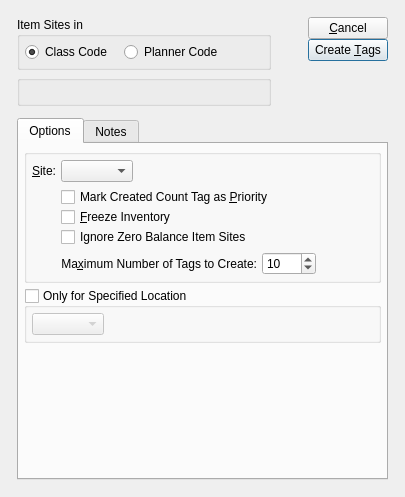
<?xml version="1.0" encoding="UTF-8"?>
<ui version="4.0">
 <comment>This file is part of the xTuple ERP: PostBooks Edition, a free and
open source Enterprise Resource Planning software suite,
Copyright (c) 1999-2018 by OpenMFG LLC, d/b/a xTuple.
It is licensed to you under the Common Public Attribution License
version 1.0, the full text of which (including xTuple-specific Exhibits)
is available at www.xtuple.com/CPAL.  By using this software, you agree
to be bound by its terms.</comment>
 <class>createCycleCountTags</class>
 <widget class="QDialog" name="createCycleCountTags">
  <property name="geometry">
   <rect>
    <x>0</x>
    <y>0</y>
    <width>405</width>
    <height>497</height>
   </rect>
  </property>
  <property name="windowTitle">
   <string>Create Cycle Count Tags</string>
  </property>
  <layout class="QGridLayout" name="gridLayout_7">
   <item row="0" column="0">
    <layout class="QGridLayout" name="gridLayout_6">
     <property name="margin">
      <number>12</number>
     </property>
     <property name="spacing">
      <number>12</number>
     </property>
     <item row="0" column="0">
      <layout class="QHBoxLayout" name="horizontalLayout_2">
       <item>
        <layout class="QVBoxLayout" name="verticalLayout_3">
         <item>
          <widget class="QGroupBox" name="_type">
           <property name="title">
            <string>Item Sites in</string>
           </property>
           <layout class="QGridLayout" name="gridLayout_2">
            <item row="0" column="0">
             <layout class="QHBoxLayout" name="horizontalLayout">
              <property name="spacing">
               <number>12</number>
              </property>
              <item>
               <widget class="QRadioButton" name="_classcode">
                <property name="text">
                 <string>Class Code</string>
                </property>
                <property name="checked">
                 <bool>true</bool>
                </property>
               </widget>
              </item>
              <item>
               <widget class="QRadioButton" name="_plancode">
                <property name="text">
                 <string>Planner Code</string>
                </property>
               </widget>
              </item>
              <item>
               <spacer name="horizontalSpacer_3">
                <property name="orientation">
                 <enum>Qt::Horizontal</enum>
                </property>
                <property name="sizeHint" stdset="0">
                 <size>
                  <width>40</width>
                  <height>20</height>
                 </size>
                </property>
               </spacer>
              </item>
             </layout>
            </item>
           </layout>
          </widget>
         </item>
         <item>
          <widget class="ParameterGroup" name="_parameter">
           <property name="title">
            <string/>
           </property>
           <property name="fixedSize">
            <bool>false</bool>
           </property>
          </widget>
         </item>
        </layout>
       </item>
       <item>
        <spacer name="horizontalSpacer_2">
         <property name="orientation">
          <enum>Qt::Horizontal</enum>
         </property>
         <property name="sizeHint" stdset="0">
          <size>
           <width>0</width>
           <height>20</height>
          </size>
         </property>
        </spacer>
       </item>
       <item>
        <layout class="QVBoxLayout">
         <property name="spacing">
          <number>0</number>
         </property>
         <property name="margin">
          <number>0</number>
         </property>
         <item>
          <widget class="QPushButton" name="_close">
           <property name="text">
            <string>&amp;Cancel</string>
           </property>
          </widget>
         </item>
         <item>
          <widget class="QPushButton" name="_create">
           <property name="enabled">
            <bool>true</bool>
           </property>
           <property name="text">
            <string>Create &amp;Tags</string>
           </property>
           <property name="autoDefault">
            <bool>true</bool>
           </property>
           <property name="default">
            <bool>true</bool>
           </property>
          </widget>
         </item>
         <item>
          <spacer>
           <property name="orientation">
            <enum>Qt::Vertical</enum>
           </property>
           <property name="sizeType">
            <enum>QSizePolicy::Expanding</enum>
           </property>
           <property name="sizeHint" stdset="0">
            <size>
             <width>20</width>
             <height>0</height>
            </size>
           </property>
          </spacer>
         </item>
        </layout>
       </item>
      </layout>
     </item>
     <item row="1" column="0">
      <widget class="QTabWidget" name="_tab">
       <property name="sizePolicy">
        <sizepolicy hsizetype="Expanding" vsizetype="Expanding">
         <horstretch>0</horstretch>
         <verstretch>1</verstretch>
        </sizepolicy>
       </property>
       <property name="currentIndex">
        <number>0</number>
       </property>
       <widget class="QWidget" name="_optionsTab">
        <attribute name="title">
         <string>Options</string>
        </attribute>
        <layout class="QGridLayout" name="gridLayout">
         <item row="0" column="0">
          <layout class="QVBoxLayout" name="verticalLayout_2">
           <item>
            <layout class="QVBoxLayout" name="verticalLayout">
             <item>
              <widget class="QGroupBox" name="_siteGroup">
               <property name="title">
                <string/>
               </property>
               <layout class="QGridLayout" name="gridLayout_4">
                <item row="0" column="0">
                 <widget class="QLabel" name="_warehouseLit">
                  <property name="text">
                   <string>&amp;Site:</string>
                  </property>
                  <property name="alignment">
                   <set>Qt::AlignRight|Qt::AlignTrailing|Qt::AlignVCenter</set>
                  </property>
                  <property name="buddy">
                   <cstring>_warehouse</cstring>
                  </property>
                 </widget>
                </item>
                <item row="0" column="1">
                 <layout class="QHBoxLayout" name="horizontalLayout_4">
                  <item>
                   <widget class="WComboBox" name="_warehouse"/>
                  </item>
                  <item>
                   <spacer name="horizontalSpacer">
                    <property name="orientation">
                     <enum>Qt::Horizontal</enum>
                    </property>
                    <property name="sizeHint" stdset="0">
                     <size>
                      <width>40</width>
                      <height>20</height>
                     </size>
                    </property>
                   </spacer>
                  </item>
                 </layout>
                </item>
                <item row="1" column="1">
                 <layout class="QVBoxLayout">
                  <property name="spacing">
                   <number>5</number>
                  </property>
                  <property name="margin">
                   <number>0</number>
                  </property>
                  <item>
                   <layout class="QVBoxLayout">
                    <property name="spacing">
                     <number>0</number>
                    </property>
                    <property name="margin">
                     <number>0</number>
                    </property>
                    <item>
                     <layout class="QHBoxLayout">
                      <property name="spacing">
                       <number>0</number>
                      </property>
                      <property name="margin">
                       <number>0</number>
                      </property>
                      <item>
                       <widget class="XCheckBox" name="_priority">
                        <property name="text">
                         <string>Mark Created Count Tag as &amp;Priority</string>
                        </property>
                       </widget>
                      </item>
                      <item>
                       <spacer>
                        <property name="orientation">
                         <enum>Qt::Horizontal</enum>
                        </property>
                        <property name="sizeType">
                         <enum>QSizePolicy::Expanding</enum>
                        </property>
                        <property name="sizeHint" stdset="0">
                         <size>
                          <width>20</width>
                          <height>20</height>
                         </size>
                        </property>
                       </spacer>
                      </item>
                     </layout>
                    </item>
                    <item>
                     <layout class="QHBoxLayout">
                      <property name="spacing">
                       <number>0</number>
                      </property>
                      <property name="margin">
                       <number>0</number>
                      </property>
                      <item>
                       <widget class="XCheckBox" name="_freeze">
                        <property name="text">
                         <string>&amp;Freeze Inventory</string>
                        </property>
                       </widget>
                      </item>
                      <item>
                       <spacer>
                        <property name="orientation">
                         <enum>Qt::Horizontal</enum>
                        </property>
                        <property name="sizeType">
                         <enum>QSizePolicy::Expanding</enum>
                        </property>
                        <property name="sizeHint" stdset="0">
                         <size>
                          <width>20</width>
                          <height>20</height>
                         </size>
                        </property>
                       </spacer>
                      </item>
                     </layout>
                    </item>
                    <item>
                     <layout class="QHBoxLayout">
                      <property name="spacing">
                       <number>0</number>
                      </property>
                      <property name="margin">
                       <number>0</number>
                      </property>
                      <item>
                       <widget class="XCheckBox" name="_ignoreZeroBalance">
                        <property name="text">
                         <string>Ignore Zero Balance Item Sites</string>
                        </property>
                       </widget>
                      </item>
                      <item>
                       <spacer>
                        <property name="orientation">
                         <enum>Qt::Horizontal</enum>
                        </property>
                        <property name="sizeType">
                         <enum>QSizePolicy::Expanding</enum>
                        </property>
                        <property name="sizeHint" stdset="0">
                         <size>
                          <width>20</width>
                          <height>20</height>
                         </size>
                        </property>
                       </spacer>
                      </item>
                     </layout>
                    </item>
                   </layout>
                  </item>
                  <item>
                   <layout class="QHBoxLayout">
                    <property name="spacing">
                     <number>0</number>
                    </property>
                    <property name="margin">
                     <number>0</number>
                    </property>
                    <item>
                     <layout class="QHBoxLayout">
                      <property name="spacing">
                       <number>5</number>
                      </property>
                      <property name="margin">
                       <number>0</number>
                      </property>
                      <item>
                       <widget class="QLabel" name="_maxCountTags">
                        <property name="text">
                         <string>Ma&amp;ximum Number of Tags to Create:</string>
                        </property>
                        <property name="alignment">
                         <set>Qt::AlignRight|Qt::AlignTrailing|Qt::AlignVCenter</set>
                        </property>
                        <property name="buddy">
                         <cstring>_maxTags</cstring>
                        </property>
                       </widget>
                      </item>
                      <item>
                       <widget class="QSpinBox" name="_maxTags">
                        <property name="buttonSymbols">
                         <enum>QAbstractSpinBox::UpDownArrows</enum>
                        </property>
                        <property name="maximum">
                         <number>1000</number>
                        </property>
                        <property name="value">
                         <number>10</number>
                        </property>
                       </widget>
                      </item>
                     </layout>
                    </item>
                    <item>
                     <spacer>
                      <property name="orientation">
                       <enum>Qt::Horizontal</enum>
                      </property>
                      <property name="sizeType">
                       <enum>QSizePolicy::Expanding</enum>
                      </property>
                      <property name="sizeHint" stdset="0">
                       <size>
                        <width>20</width>
                        <height>20</height>
                       </size>
                      </property>
                     </spacer>
                    </item>
                   </layout>
                  </item>
                 </layout>
                </item>
               </layout>
              </widget>
             </item>
             <item>
              <widget class="QGroupBox" name="_byLocation">
               <property name="title">
                <string>Only for Specified Location</string>
               </property>
               <property name="checkable">
                <bool>true</bool>
               </property>
               <property name="checked">
                <bool>false</bool>
               </property>
               <layout class="QGridLayout" name="gridLayout_3">
                <item row="0" column="0">
                 <layout class="QHBoxLayout" name="horizontalLayout_3">
                  <item>
                   <widget class="XComboBox" name="_location">
                    <property name="sizePolicy">
                     <sizepolicy hsizetype="Preferred" vsizetype="Fixed">
                      <horstretch>0</horstretch>
                      <verstretch>0</verstretch>
                     </sizepolicy>
                    </property>
                   </widget>
                  </item>
                  <item>
                   <spacer>
                    <property name="orientation">
                     <enum>Qt::Horizontal</enum>
                    </property>
                    <property name="sizeType">
                     <enum>QSizePolicy::Expanding</enum>
                    </property>
                    <property name="sizeHint" stdset="0">
                     <size>
                      <width>0</width>
                      <height>17</height>
                     </size>
                    </property>
                   </spacer>
                  </item>
                 </layout>
                </item>
               </layout>
              </widget>
             </item>
            </layout>
           </item>
           <item>
            <spacer name="verticalSpacer">
             <property name="orientation">
              <enum>Qt::Vertical</enum>
             </property>
             <property name="sizeHint" stdset="0">
              <size>
               <width>20</width>
               <height>0</height>
              </size>
             </property>
            </spacer>
           </item>
          </layout>
         </item>
        </layout>
       </widget>
       <widget class="QWidget" name="_notesTab">
        <attribute name="title">
         <string>Notes</string>
        </attribute>
        <layout class="QGridLayout" name="gridLayout_5">
         <item row="0" column="0">
          <widget class="XTextEdit" name="_comments"/>
         </item>
        </layout>
       </widget>
      </widget>
     </item>
    </layout>
   </item>
  </layout>
 </widget>
 <layoutdefault spacing="5" margin="5"/>
 <customwidgets>
  <customwidget>
   <class>ParameterGroup</class>
   <extends>QGroupBox</extends>
   <header>parametergroup.h</header>
   <container>1</container>
  </customwidget>
  <customwidget>
   <class>WComboBox</class>
   <extends>XComboBox</extends>
   <header>wcombobox.h</header>
  </customwidget>
  <customwidget>
   <class>XCheckBox</class>
   <extends>QCheckBox</extends>
   <header>xcheckbox.h</header>
  </customwidget>
  <customwidget>
   <class>XComboBox</class>
   <extends>QComboBox</extends>
   <header>xcombobox.h</header>
  </customwidget>
  <customwidget>
   <class>XTextEdit</class>
   <extends>QTextEdit</extends>
   <header>xtextedit.h</header>
  </customwidget>
 </customwidgets>
 <tabstops>
  <tabstop>_warehouse</tabstop>
  <tabstop>_priority</tabstop>
  <tabstop>_freeze</tabstop>
  <tabstop>_ignoreZeroBalance</tabstop>
  <tabstop>_maxTags</tabstop>
  <tabstop>_location</tabstop>
  <tabstop>_create</tabstop>
  <tabstop>_close</tabstop>
 </tabstops>
 <resources/>
 <connections>
  <connection>
   <sender>_close</sender>
   <signal>clicked()</signal>
   <receiver>createCycleCountTags</receiver>
   <slot>reject()</slot>
   <hints>
    <hint type="sourcelabel">
     <x>20</x>
     <y>20</y>
    </hint>
    <hint type="destinationlabel">
     <x>20</x>
     <y>20</y>
    </hint>
   </hints>
  </connection>
 </connections>
</ui>
